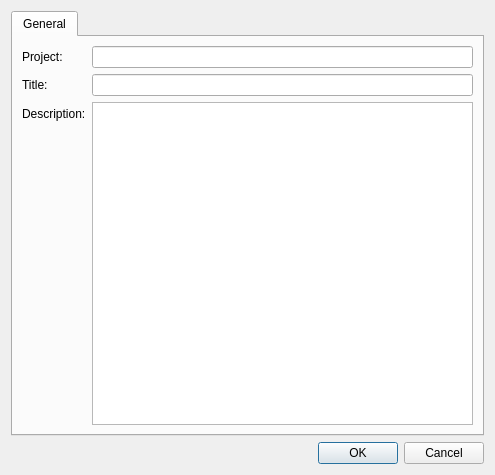
<?xml version="1.0" encoding="UTF-8"?>
<ui version="4.0">
 <class>MetaConfigEditor</class>
 <widget class="QDialog" name="MetaConfigEditor">
  <property name="geometry">
   <rect>
    <x>0</x>
    <y>0</y>
    <width>495</width>
    <height>475</height>
   </rect>
  </property>
  <property name="windowTitle">
   <string>Dialog</string>
  </property>
  <layout class="QVBoxLayout" name="verticalLayout_2">
   <item>
    <widget class="QTabWidget" name="tabWidget">
     <property name="currentIndex">
      <number>0</number>
     </property>
     <widget class="QWidget" name="tabGeneral">
      <property name="sizePolicy">
       <sizepolicy hsizetype="Preferred" vsizetype="Preferred">
        <horstretch>0</horstretch>
        <verstretch>0</verstretch>
       </sizepolicy>
      </property>
      <attribute name="title">
       <string>General</string>
      </attribute>
      <layout class="QFormLayout" name="layoutGeneral">
       <item row="0" column="0">
        <widget class="QLabel" name="projectLabel">
         <property name="text">
          <string>Project:</string>
         </property>
        </widget>
       </item>
       <item row="0" column="1">
        <widget class="QLineEdit" name="projectLineEdit"/>
       </item>
       <item row="3" column="0">
        <widget class="QLabel" name="titleLabel">
         <property name="text">
          <string>Title:</string>
         </property>
        </widget>
       </item>
       <item row="3" column="1">
        <widget class="QLineEdit" name="titleLineEdit"/>
       </item>
       <item row="5" column="0">
        <widget class="QLabel" name="descriptionLabel">
         <property name="text">
          <string>Description:</string>
         </property>
        </widget>
       </item>
       <item row="5" column="1">
        <widget class="QTextEdit" name="descriptionTextEdit">
         <property name="sizePolicy">
          <sizepolicy hsizetype="Expanding" vsizetype="Expanding">
           <horstretch>1</horstretch>
           <verstretch>1</verstretch>
          </sizepolicy>
         </property>
        </widget>
       </item>
      </layout>
     </widget>
    </widget>
   </item>
   <item>
    <widget class="QDialogButtonBox" name="buttonBox">
     <property name="orientation">
      <enum>Qt::Horizontal</enum>
     </property>
     <property name="standardButtons">
      <set>QDialogButtonBox::Cancel|QDialogButtonBox::Ok</set>
     </property>
    </widget>
   </item>
  </layout>
 </widget>
 <resources/>
 <connections/>
</ui>
